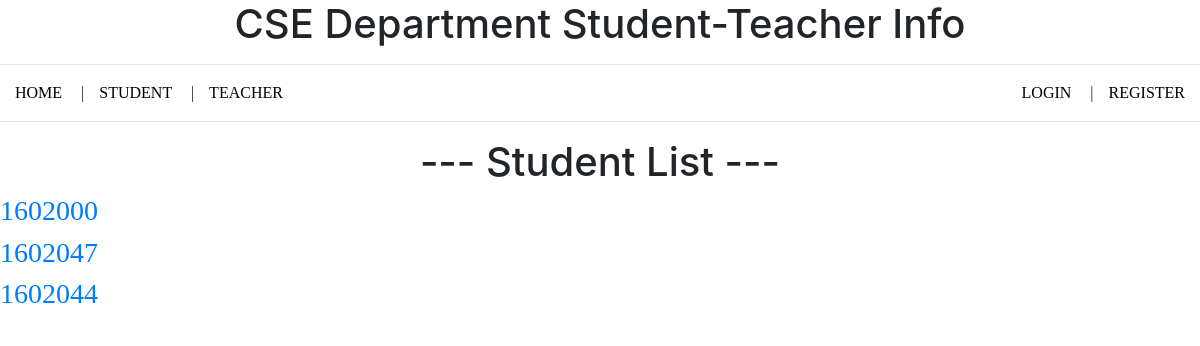
/student-list/, run on the app's committed database.
### Info/models.py (models this page shows, shortened)
class Student(models.Model):
    Reg = models.CharField(max_length=200)
    description = models.TextField()

### Info/views.py (the view)
# urls.py: path('student-list/', views.student_list, name='student-list'),
def student_list(request):
    students = Student.objects.all()
    return render(request, 'student_list.html', {'all_student_list': students})

### templates/student_list.html
{% extends 'base.html' %}
{% block content %}
      <h1 align="center"> --- Student List --- </h1>
      <ul>
          {% for student in all_student_list %}
            <h3> <a href="{% url 'single-student' student.pk %}"> {{ student.Reg }}</a></h3>
          {% endfor %}
      </ul>
{% endblock %}

### static/style.css (style rules this page uses)
body { background-color: white; }
ul { list-style-type: none; margin: 0; padding: 0; overflow: hidden; background-color: white; font-family: Cambria, Cochin, Georgia, Times, 'Times New Roman', serif; }

### data on the page
Student: Reg "1602000"
Student: Reg "1602047"
Student: Reg "1602044"
